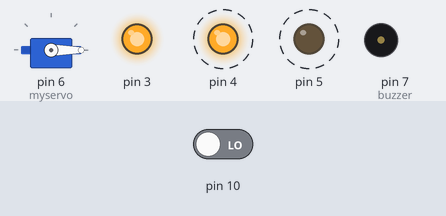
This sketch was run on a simulated Arduino Uno, built with avr-gcc and run on an emulated ATmega328P. On the bench: servo, output pins drawn as LEDs (lit = HIGH), buzzer (waves = sounding). Dashed ring = blinking. The test bench sets the inputs (shaded band); at power-on: pin 10 LOW.

Above: at 1.8 s.
1.9 s: pin 10 driven HIGH
At 2.8 s:
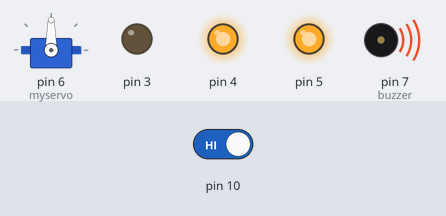
At 3.5 s:
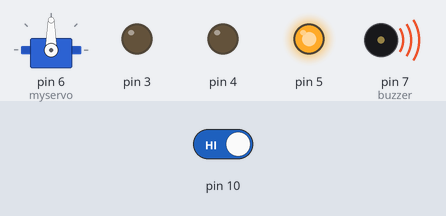
4.9 s: pin 10 driven LOW
At 6.62 s:
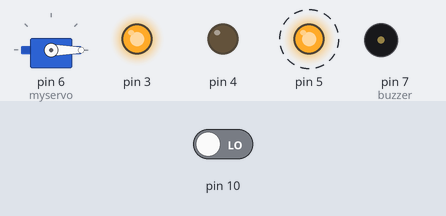
Timing chart, 0 to 13.9 s (numbered marks = the images above; inputs shaded):
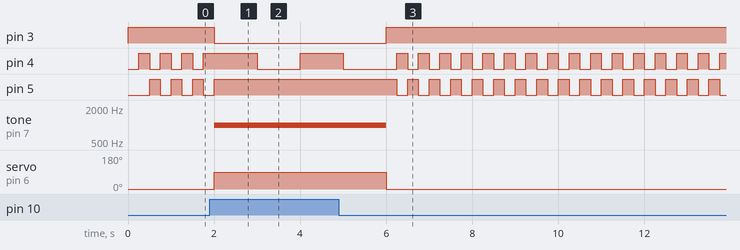

The sketch:

Spaceship.ino
```cpp
#include <Servo.h>
int switchState = 0;
int buzzer = 7;
Servo myservo;
int pos = 0;

void setup()
{
  pinMode(buzzer, OUTPUT);
  myservo.attach(6);
  pinMode(5, OUTPUT);
  pinMode (4, OUTPUT);
  pinMode (3, OUTPUT);
  pinMode (10, INPUT);
}

void loop()
{
  switchState = digitalRead(10);

  if (switchState == HIGH) {
    tone(buzzer,1000); //Makes the sound
    myservo.write(90); //Moves the servo
    digitalWrite(5, HIGH); //Red Light 1
    digitalWrite(4, HIGH); //Red Light 2
    digitalWrite(3, LOW); //Green Light
    //Makes the blinking
    delay(1000);
    digitalWrite(5, HIGH);
    digitalWrite(4, LOW);
    delay(1000);


  }
  else {
    myservo.write(0); //Puts servo to 0
    noTone(buzzer); //stops sound
    digitalWrite(3, HIGH);
    delay(250);
    digitalWrite(5, LOW);
    digitalWrite(4, HIGH);
    delay(250);
    digitalWrite(5, HIGH);
    digitalWrite(4,LOW);
  }
}
```

Measured:
- after the input at 1.9 s, pin 3: HIGH → LOW after 0.10 s; pin 5: goes on until 2.0 s, then stays HIGH; tone on pin 7 (buzzer): silent → 1000 Hz after 0.10 s; servo on pin 6 (myservo): 0° → 90° after 0.10 s
- after the input at 4.9 s, pin 3: LOW → HIGH after 1.1 s; pin 5: alternates HIGH for 0.25 s and LOW for 0.25 s, starting after 1.4 s; tone on pin 7 (buzzer): 1000 Hz → silent after 1.1 s; servo on pin 6 (myservo): 90° → 0° after 1.1 s
- by itself, pin 4: repeats every 0.50 s: HIGH 0.25 s, LOW 0.25 s
- by itself, pin 5: alternates HIGH for 0.25 s and LOW for 0.25 s
